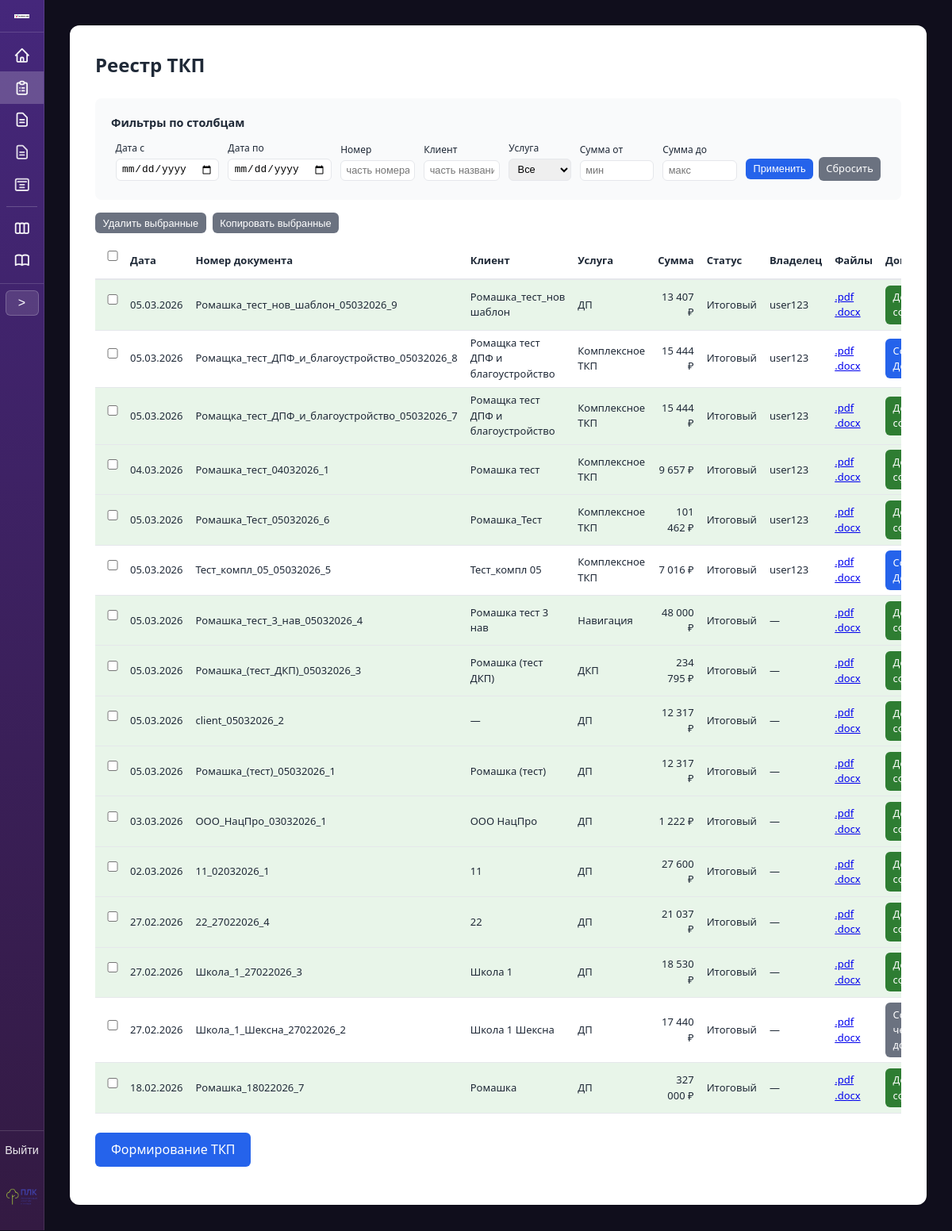
Before: /table/ (signed in) with the older database file.
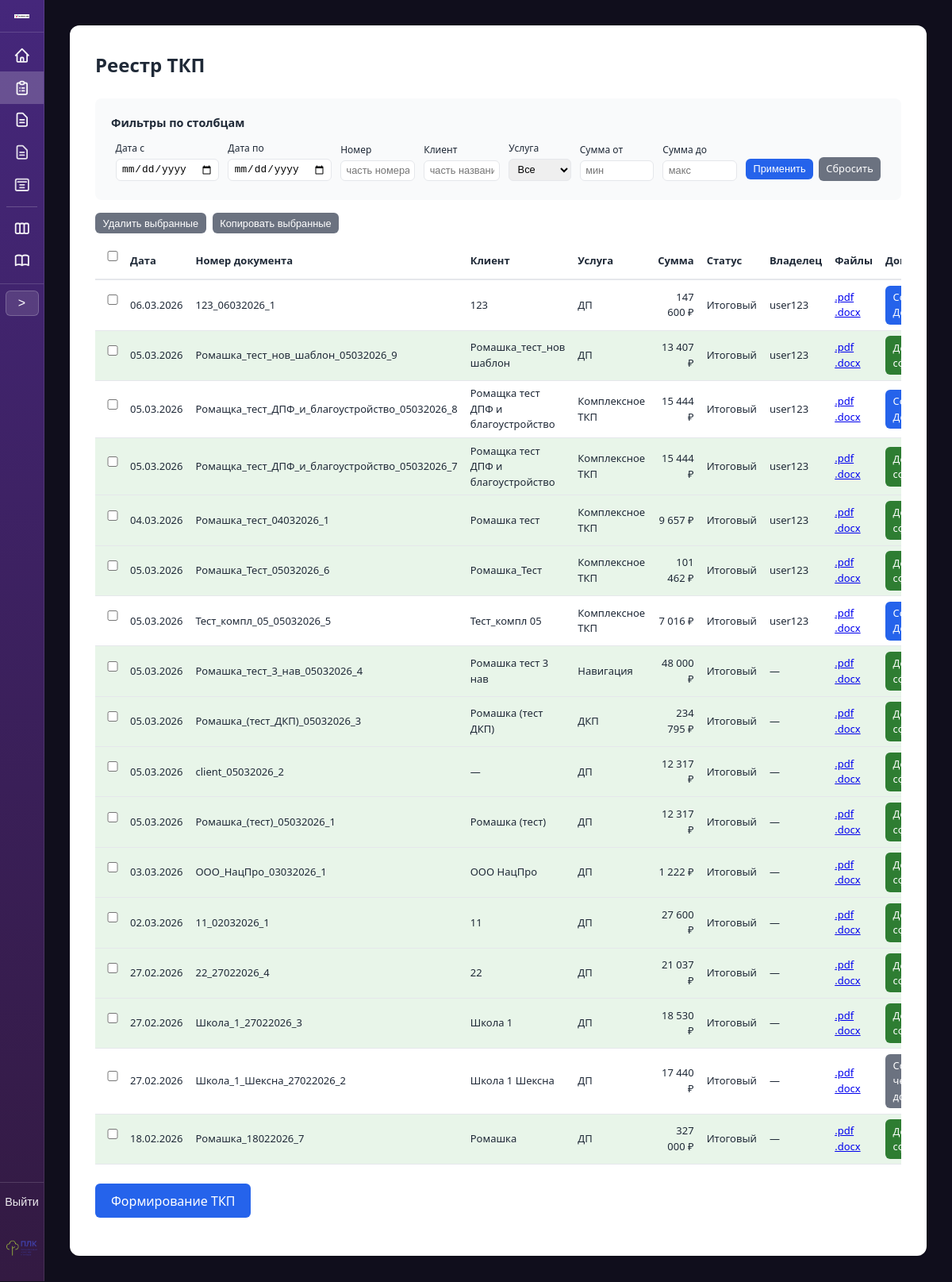
After: the same page with the newer database file.
### proposals/models.py (models this page shows, shortened)
class TKPRecord(models.Model):
    STATUS_DRAFT = 'draft'
    STATUS_FINAL = 'final'
    STATUS_CHOICES = [
        (STATUS_DRAFT, 'Черновик'),
        (STATUS_FINAL, 'Итоговый'),
    ]
    date = models.DateField('Дата')
    number = models.CharField('Номер документа', max_length=150, unique=True)
    client = models.CharField('Клиент', max_length=255, blank=True)
    service = models.CharField('Услуга', max_length=255)
    sum_total = models.DecimalField('Сумма', max_digits=15, decimal_places=2, default=0)
    room = models.TextField('Параметры объекта / помещение', blank=True)
    s = models.CharField('Площадь / количество', max_length=100, blank=True)
    text = models.TextField('Произвольный текст из ТКП', blank=True)
    status = models.CharField(
        'Статус',
        max_length=20,
        choices=STATUS_CHOICES,
        default=STATUS_FINAL,
    )
    notes = models.TextField('Заметки по сделке', blank=True, default='')
    rows_json = models.JSONField(
        'Строки комплексного ТКП (позиции)',
        null=True,
        blank=True,
        help_text='Список строк: service_name, comment, srok, unit, quantity, price_per_unit, total',
    )
    created_at = models.DateTimeField('Создано', auto_now_add=True)
    created_by = models.ForeignKey(
        settings.AUTH_USER_MODEL,
        on_delete=models.SET_NULL,
        null=True,
        blank=True,
        related_name='created_tkp_records',
        verbose_name='Владелец',
    )
    class Meta:
        verbose_name = 'Запись ТКП'
        verbose_name_plural = 'Записи ТКП'
        ordering = ['-created_at']

### proposals/views.py (the view, shortened to what this page needs)
# urls.py: path('table/', views.table_view, name='table'),
@login_required
@require_http_methods(['GET', 'POST'])
def table_view(request):
    records = TKPRecord.objects.select_related('created_by').all()
    date_from = request.GET.get('date_from', '').strip()
    date_to = request.GET.get('date_to', '').strip()
    number = request.GET.get('number', '').strip()
    client = request.GET.get('client', '').strip()
    service = request.GET.get('service', '').strip()
    sum_min = request.GET.get('sum_min', '').strip()
    sum_max = request.GET.get('sum_max', '').strip()
    if date_from:
        try:
            d = datetime.strptime(date_from, '%Y-%m-%d').date()
            records = records.filter(date__gte=d)
        except ValueError:
            pass
    if date_to:
        try:
            d = datetime.strptime(date_to, '%Y-%m-%d').date()
            records = records.filter(date__lte=d)
        except ValueError:
            pass
    if number:
        records = records.filter(number__icontains=number)
    if client:
        records = records.filter(client__icontains=client)
    if service:
        records = records.filter(service=service)
    if sum_min:
        try:
            records = records.filter(sum_total__gte=Decimal(sum_min.replace(',', '.')))
        except (ValueError, Exception):
            pass
    if sum_max:
        try:
            records = records.filter(sum_total__lte=Decimal(sum_max.replace(',', '.')))
        except (ValueError, Exception):
            pass
    services = list(TKPRecord.objects.values_list('service', flat=True).distinct().order_by('service'))
    contract_template_by_service = SERVICE_TO_CONTRACT_TEMPLATE
    contract_by_tkp = {
        c.tkp_id: c
        for c in ContractRecord.objects.filter(
            status=ContractRecord.STATUS_FINAL, tkp__isnull=False
        ).select_related('tkp')
    }
    contract_draft_by_tkp = {
        c.tkp_id: c
        for c in ContractRecord.objects.filter(
            status=ContractRecord.STATUS_DRAFT, tkp__isnull=False
        ).select_related('tkp')
    }
    contract_template_by_tkp = {}
    for r in records:
        if r.service == 'Комплексное ТКП' and r.rows_json:
            tpl = get_contract_template_for_complex_tkp(r.rows_json)
            contract_template_by_tkp[r.pk] = tpl if tpl else True
    context = {
        'records': records,
        'filters': {
            'date_from': date_from,
            'date_to': date_to,
            'number': number,
            'client': client,
            'service': service,
            'sum_min': sum_min,
            'sum_max': sum_max,
        },
        'services_list': services,
        'contract_template_by_service': contract_template_by_service,
        'contract_template_by_tkp': contract_template_by_tkp,
        'contract_by_tkp': contract_by_tkp,
        'contract_draft_by_tkp': contract_draft_by_tkp,
    }
    return render(request, 'proposals/table.html', context)

### proposals/templatetags/proposal_filters.py (called while the page is built)
@register.filter
def get_item(d, key):
    if d is None:
        return None
    return d.get(key) if hasattr(d, 'get') else None

@register.filter
def format_price(value):
    if value is None:
        return ''
    try:
        s = str(int(value))
    except (ValueError, TypeError):
        return str(value)
    n = len(s)
    if n <= 3:
        return s
    r = n % 3 or 3
    result = s[:r]
    for i in range(r, n, 3):
        result += ' ' + s[i:i + 3]
    return result

### proposals/views.py (called while the page is built)
def get_contract_template_for_complex_tkp(rows):
    if not rows:
        return None
    service_names = {r.get('service_name', '').strip() for r in rows}
    has_facade = 'Фасад' in service_names
    has_blag = 'Благоустройство' in service_names
    if has_facade and has_blag:
        return '08_Договор_ДПФ_Благоустройство.docx'
    nav_content_count = sum(1 for s in ('Навигация', 'Контент', 'Навигация_стенды') if s in service_names)
    if nav_content_count >= 2:
        return '05_Договор_Контент_Навигация.docx'
    return None

### proposals/templates/proposals/table.html (shortened to what the changed rows need)
{% extends "proposals/base.html" %}
{% load proposal_filters %}
{% block container_extra_class %}container--wide{% endblock %}
{% block content %}
<div style="overflow-x: auto;">
<h1>Реестр ТКП</h1>
<form id="bulk-form-tkp" method="post" action="{% url 'proposals:table' %}{% if request.GET %}?{{ request.GET.urlencode }}{% endif %}">
<table class="table-tkp-list" style="width: 100%; border-collapse: collapse; margin-top: 0; font-size: 0.8125rem;">
    <thead>
        <tr style="border-bottom: 2px solid var(--border);">
            <th style="text-align: center; padding: 0.4rem 0.5rem; width: 2.5rem;"><input type="checkbox" id="tkp-select-all" title="Выбрать все" aria-label="Выбрать все"></th>
            <th style="text-align: left; padding: 0.4rem 0.5rem;">Дата</th>
            <th style="text-align: left; padding: 0.4rem 0.5rem;">Номер документа</th>
            <th style="text-align: left; padding: 0.4rem 0.5rem;">Клиент</th>
            <th style="text-align: left; padding: 0.4rem 0.5rem;">Услуга</th>
            <th style="text-align: right; padding: 0.4rem 0.5rem;">Сумма</th>
            <th style="text-align: left; padding: 0.4rem 0.5rem;">Статус</th>
            <th style="text-align: left; padding: 0.4rem 0.5rem;">Владелец</th>
            <th style="text-align: left; padding: 0.4rem 0.5rem;">Файлы</th>
            <th style="text-align: left; padding: 0.4rem 0.5rem;">Договор</th>
        </tr>
    </thead>
    <tbody>
        {% for r in records %}
        {% with contract_for_row=contract_by_tkp|get_item:r.pk contract_draft_for_row=contract_draft_by_tkp|get_item:r.pk %}
        <tr class="{% if r.status == 'draft' %}tkp-row-draft{% elif contract_for_row %}tkp-row-with-contract{% endif %}" style="border-bottom: 1px solid var(--border);">
            <td style="padding: 0.4rem 0.5rem; text-align: center;"><input type="checkbox" name="ids" value="{{ r.pk }}" form="bulk-form-tkp" class="tkp-row-cb"></td>
            <td style="padding: 0.4rem 0.5rem;">{{ r.date|date:"d.m.Y" }}</td>
            <td style="padding: 0.4rem 0.5rem;">
                {% if r.status == 'draft' %}
                <a href="{% if r.service == 'Комплексное ТКП' %}{% url 'proposals:complex_form' %}?draft_id={{ r.pk }}{% else %}{% url 'proposals:form' %}?draft_id={{ r.pk }}{% endif %}">{{ r.number }}</a>
                {% else %}
                {{ r.number }}
                {% endif %}
            </td>
            <td style="padding: 0.4rem 0.5rem;">{{ r.client|default:"—" }}</td>
            <td style="padding: 0.4rem 0.5rem;">{{ r.service }}</td>
            <td style="padding: 0.4rem 0.5rem; text-align: right;">{{ r.sum_total|format_price }} ₽</td>
            <td style="padding: 0.4rem 0.5rem;">{{ r.get_status_display|default:"Итоговый" }}</td>
            <td style="padding: 0.4rem 0.5rem;">{% if r.created_by %}{{ r.created_by.get_full_name|default:r.created_by.username }}{% else %}—{% endif %}</td>
            <td style="padding: 0.4rem 0.5rem;">
                {% if r.status == 'draft' %}—{% else %}
                <a href="{% url 'proposals:download_file' 'pdf' %}?f={{ r.number|urlencode }}" class="table-file-link">.pdf</a>
                <a href="{% url 'proposals:download_file' 'docx' %}?f={{ r.number|urlencode }}" class="table-file-link">.docx</a>
                {% endif %}
            </td>
            <td style="padding: 0.4rem 0.5rem;">
                {% if r.status == 'draft' %}
                {% if r.pk in contract_template_by_tkp or r.service in contract_template_by_service %}
                <a href="{% url 'proposals:requisites_add' %}?tkp_id={{ r.pk }}&from=contract" class="btn btn-sm">Сформировать Договор</a>
                {% else %}—{% endif %}
                {% elif contract_for_row %}
                <a href="#" class="btn btn-sm btn-contract-done" data-contract-card="{% url 'proposals:contract_card' contract_for_row.pk %}">Договор сформирован</a>
                {% elif contract_draft_for_row %}
                <a href="{% url 'proposals:contract_form' r.pk %}?contract_draft_id={{ contract_draft_for_row.pk }}" class="btn btn-sm btn-contract-draft">Сохранен черновик договора</a>
                {% elif r.service in contract_template_by_service %}
                <a href="{% url 'proposals:requisites_add' %}?tkp_id={{ r.pk }}&from=contract" class="btn btn-sm">Сформировать Договор</a>
                {% elif r.pk in contract_template_by_tkp %}
                <a href="{% url 'proposals:requisites_add' %}?tkp_id={{ r.pk }}&from=contract" class="btn btn-sm">Сформировать Договор</a>
                {% else %}
                —
                {% endif %}
            </td>
        </tr>
        {% endwith %}
        {% empty %}
        <tr>
            <td colspan="11" style="padding: 0.75rem; color: var(--text-muted); font-size: 0.8125rem;">Нет сформированных ТКП</td>
        </tr>
        {% endfor %}
    </tbody>
</table>
</form>
{% endblock %}

Changed rows visible on the page:
added TKPRecord: date "06.03.2026", number "123_06032026_1", client "123", service "ДП", sum_total "147 600", status "Итоговый", created_by.get_full_name "user123"
